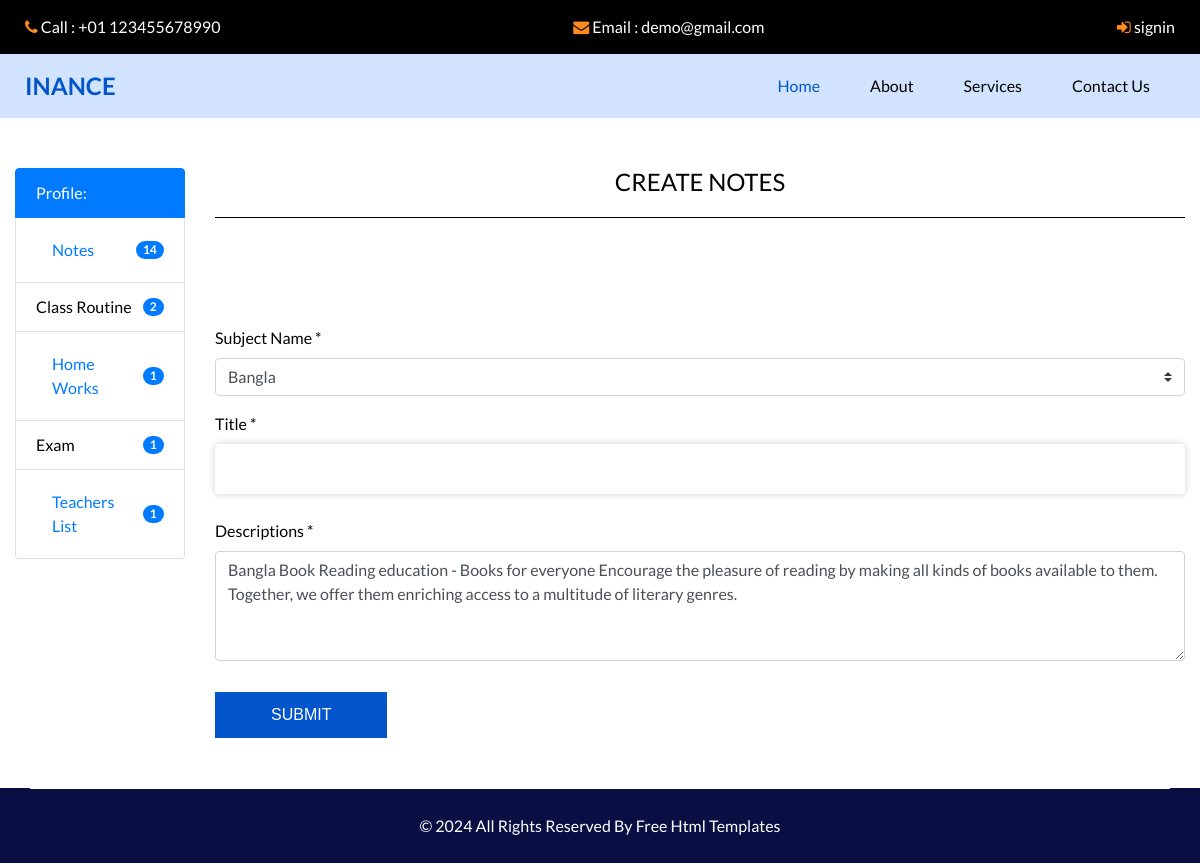
/stunoteupdate/1, run on the app's committed database.
### websiteapp/models.py (models this page shows, shortened)
class stunotes(models.Model):
    classname = models.CharField(max_length=50)
    subject = models.CharField(max_length=50)
    title = models.CharField(max_length=256)
    descriptions = models.TextField()
    register_on = models.DateTimeField(auto_now=False, auto_now_add=True)
    update_on = models.DateTimeField(auto_now=True, auto_now_add=False)

### websiteapp/views.py (the view, shortened to what this page needs)
# urls.py: path("stunoteupdate/<int:id>", views.stunoteupdate.as_view(), name="stunoteupdate"),
class stunoteupdate(View):
    def get(self, request, id):
        subjects = subjectsix.objects.all()
        notes = stunotes.objects.get(pk=id)
        context = {
            "subjects":subjects,
            'notes':notes
        }
        return render(request, "stunoteupdate.html", context)

### websiteapp/models.py (called while the page is built)
    def __str__(self):
        return f"{self.title}"

### templates/stunoteupdate.html (shortened to what this page needs)
{% extends 'base.html' %}
{% load static %}
  {% block content %}
  <div class="hero_area">
    <header class="header_section">
      <div class="header_top">
        <div class="container-fluid">
          <div class="contact_nav">
            <a href="">
              <i class="fa fa-phone" aria-hidden="true"></i>
              <span>
                Call : +01 123455678990
              </span>
            </a>
            <a href="">
              <i class="fa fa-envelope" aria-hidden="true"></i>
              <span>
                Email : demo@gmail.com
              </span>
            </a>
            <a href="{% url 'signinpage' %}">
              <i class="fa fa-sign-in" aria-hidden="true"></i>
              <span>signin</span>
            </a>
          </div>
        </div>
      </div>
      <div class="header_bottom">
        <div class="container-fluid">
          <nav class="navbar navbar-expand-lg custom_nav-container ">
            <a class="navbar-brand" href="{% url 'indexpage' %}">
              <span>
                Inance
              </span>
            </a>
            <div class="collapse navbar-collapse" id="navbarSupportedContent">
              <ul class="navbar-nav ">
                <li class="nav-item active">
                  <a class="nav-link" href="{% url 'indexpage' %}">Home<span class="sr-only">(current)</span></a>
                </li>
                <li class="nav-item">
                  <a class="nav-link" href="{% url 'aboutpage' %}"> About</a>
                </li>
                <li class="nav-item">
                  <a class="nav-link" href="{% url 'servicepage' %}">Services</a>
                </li>
                <li class="nav-item">
                  <a class="nav-link" href="{% url 'contactpage' %}">Contact Us</a>
                </li>
              </ul>
            </div>
          </nav>
        </div>
      </div>
    </header>
  </div>
  <section class="contact_section" style="padding: 50px 0px;">
    <div class="container-fluid">
      <div class="row">
        <div class="col-md-2">
          <ul class="list-group">
            <li class="list-group-item active">Profile: <strong> {{request.user.username}}</strong></li>
            <li class="list-group-item d-flex justify-content-between align-items-center">
              <a class="nav-link" href="{% url 'stunotess' %}">Notes</a>
              <span class="badge badge-primary badge-pill">14</span>
            </li>
            <li class="list-group-item d-flex justify-content-between align-items-center">
              Class Routine
              <span class="badge badge-primary badge-pill">2</span>
            </li>
            <li class="list-group-item d-flex justify-content-between align-items-center">
              <a class="nav-link" href="{% url 'stuhomeworks' %}">Home Works</a>
              <span class="badge badge-primary badge-pill">1</span>
            </li>
            <li class="list-group-item d-flex justify-content-between align-items-center">
              Exam
              <span class="badge badge-primary badge-pill">1</span>
            </li>
            <li class="list-group-item d-flex justify-content-between align-items-center">
              <a class="nav-link" href="{% url 'teacherslist' %}">Teachers List</a>
              <span class="badge badge-primary badge-pill">1</span>
            </li>
          </ul>
        </div>
        <div class="col-md-10">
          <div class="row">
            <div class="col-12">
              <h4 class="text-center" style="padding-bottom: 20px; border-bottom: 1px solid;">CREATE NOTES</h4>
            </div>
          </div>
          <div class="row">
            <div class="col-12" style="margin-top: 100px;">
              <form method="POST">
                <div class="form-group">
                  <label>Subject Name *</label>
                  <select class="custom-select" name="subject" value="{{notes.subject}}">
                    <option selected>{{notes.subject}}</option>
                  </select>
                </div>
                <div class="form-group">
                  <label>Title *</label>
                  <input type="text" class="form-control" placeholder="Enter Title" name="title" value="{{notes.title}}">
                </div>
                <div class="form-group">
                  <label>Descriptions *</label>
                  <textarea class="form-control" rows="4" placeholder="Enter Descriptions" name="descriptions">{{notes.descriptions}}</textarea>
                </div>
                <button type="submit" class="btn btn-primary">Submit</button>
              </form>
            </div>
          </div>
        </div>
      </div>
    </div>
  </section>
  {% endblock %}

### static/css/style.css (style rules this page uses)
a, a:hover, a:focus { text-decoration: none; }
.hero_area { position: relative; background-color: #d1e3ff; }
.header_section .container-fluid { padding-right: 25px; padding-left: 25px; }
.header_section .header_top { padding: 15px 0; background-color: #000000; }
.header_section .header_top .contact_nav { display: -webkit-box; display: -ms-flexbox; display: flex; -webkit-box-pack: justify; -ms-flex-pack: justify; justify-content: space-between; }
.header_section .header_top .contact_nav a { color: #ffffff; }
.header_section .header_top .contact_nav a i { color: #ff8a1d; }
.header_section .header_bottom { padding: 10px 0; }
.navbar-brand { padding: 0; margin: 0; color: #000000; font-weight: bold; font-size: 24px; font-weight: bold; }
.navbar-brand span { color: #0355cc; text-transform: uppercase; }
.custom_nav-container { padding: 0; }
.custom_nav-container .navbar-nav { margin-left: auto; }
.custom_nav-container .navbar-nav .nav-item .nav-link { padding: 10px 25px; color: #000000; text-align: center; }
.custom_nav-container .navbar-nav .nav-item:hover .nav-link, .custom_nav-container .navbar-nav .nav-item.active .nav-link { color: #0355cc; }
.contact_section input { width: 100%; border: none; height: 50px; margin-bottom: 25px; padding-left: 25px; background-color: #ffffff; outline: none; color: #ffffff; -webkit-box-shadow: 0 0 7px 0 rgba(0, 0, 0, 0.2); box-shadow: 0 0 7px 0 rgba(0, 0, 0, 0.2); }
.contact_section input::placeholder { color: #737272; }
.contact_section button { border: none; display: inline-block; font-family: 'Merriweather Sans', sans-serif; text-transform: uppercase; padding: 10px 55px; background-color: #0355cc; border: 1px solid #0355cc; border-radius: 0; color: #ffffff; margin-top: 15px; }

### data on the page
stunotes: subject "Bangla", title "Reading education - Books for everyone | Bangla Book", descriptions "Bangla Book Reading education - Books for everyone Encourage the pleasure of reading by making all kinds of books available to them. Together, we offer them enriching access to a multitude of literary genres."
